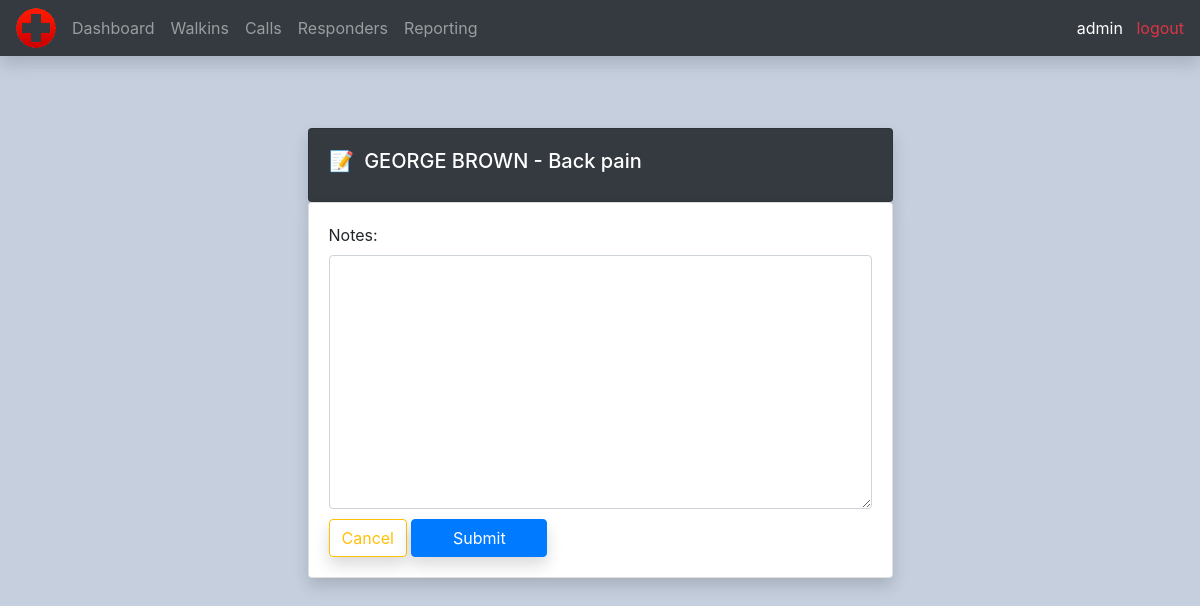
The app's page /walkin_notes/32/ (signed in) with its own data.
### calls/models.py (models this page shows, shortened)
class Walkin(models.Model):
    DEPARTMENTS = (
        ('Culinary', 'Culinary'),
        ('Education', 'Education'),
        ('Entertainment', 'Entertainment'),
        ('Games', 'Games'),
        ('Grounds', 'Grounds'),
        ('Guest Relations', 'Guest Relations'),
        ('HR', 'HR'),
        ('Maintenance', 'Maintenance'),
        ('Merchandise', 'Merchandise'),
        ('Security', 'Security'),
        ('Traffic', 'Traffic'),
        ('Zoo', 'Zoo'),
    )
    datetime = models.DateTimeField(blank=True, auto_now_add=True, null=True)
    firstname = models.CharField(max_length=100, null=True)
    lastname = models.CharField(max_length=100, null=True)
    department = models.CharField(max_length=100, choices=DEPARTMENTS, null=True)
    reason = models.CharField(max_length=250, null=True)
    notes = models.TextField(max_length=500, blank=True, null=True)

### calls/decorators.py (the view)
        def wrapper_func(request, *args, **kwargs):
            group = None
            if request.user.groups.exists():
                group = request.user.groups.all()[0].name
            if group in allowed_roles:
                return view_func(request, *args, **kwargs)
            else:
                return HttpResponse('You are not authorized to view this page')

### calls/forms.py
class WalkinNotesForm(ModelForm):
    class Meta:
        model = Walkin
        fields = ['notes']
        widgets = {
            'notes': Textarea(attrs={'class': 'form-control', 'style': 'margin-bottom: 10px;'}),
        }

### calls/views.py (called while the page is built)
@login_required(login_url='login')
@allowed_users(allowed_roles=['Admin', 'Supervisors'])
def walkinNotes(request, pk):
    walkin = Walkin.objects.get(id=pk)
    form = WalkinNotesForm(instance=walkin)
    if request.method == 'POST':
        form = WalkinNotesForm(request.POST, instance=walkin)
        if form.is_valid():
            form.save()
            return redirect('/')
    context = {'form': form, 'walkin': walkin}
    return render(request, 'calls/walkin_notes.html', context)

### calls/templates/calls/walkin_notes.html (shortened to what this page needs)
{% extends 'calls/main.html' %}
{% load static %}
{% block content %}
<br>
<br>
<br>
<div class="row>">
    <div class="col-md-12">
        <div class="card card-body w-50 m-auto bg-dark text-white shadow">
            <h5>📝&nbsp {{ walkin.firstname }} {{ walkin.lastname }} - {{ walkin.reason }}</h5>
        </div>
        <div class="card card-body w-50 m-auto shadow">
            <form action="" method="POST">
                {{ form }}
                <a class="btn btn-outline-warning shadow" href="{% url 'home' %}">Cancel</a>
                <input class="btn btn-primary w-25 shadow" type="submit" name="Submit">
            </form>
        </div>
    </div>
</div>
{% endblock %}

### calls/templates/calls/navbar.html (shortened to what this page needs)
{% load static %}
<nav class="navbar navbar-expand-lg navbar-dark bg-dark shadow">
  <img src="{% static 'images/logo.png' %}" id="logo" class="mr-2">
  <div class="collapse navbar-collapse" id="navbarNav">
    {% with url_name=request.resolver_match.url_name %}
    <ul class="navbar-nav">
      <li class="nav-item {% if url_name == 'home' %}active{% endif%}">
        <a class="nav-link" href="{% url 'home' %}">Dashboard</a>
      </li>
      <li class="nav-item {% if url_name == 'all_walkins' %}active{% endif%}">
        <a class="nav-link" href="{% url 'all_walkins' %}">Walkins</a>
      </li>
      <li class="nav-item {% if url_name == 'all_calls' %}active{% endif%}">
        <a class="nav-link" href="{% url 'all_calls' %}">Calls</a>
      </li>
      <li class="nav-item {% if url_name == 'all_responders' %}active{% endif%}">
        <a class="nav-link" href="{% url 'all_responders' %}">Responders</a>
      </li>
      <li class="nav-item {% if url_name == 'reporting' %}active{% endif%}">
        <a class="nav-link" href="{% url 'reporting' %}">Reporting</a>
      </li>
    </ul>
    {% endwith %}
  </div>
  <div>
    <span><a class="text-white">{{ request.user }}</a></span>
    <span><a class="text-danger" href="{% url 'logout' %}">&nbsp logout</a></span>
  </div>
</nav>

### static/css/main.css (style rules this page uses)
body { background-color: #c5cfde; }

### records on screen
Walkin: firstname "GEORGE", lastname "BROWN", reason "Back pain"

### other values on screen
{{ request.user }} "admin"
